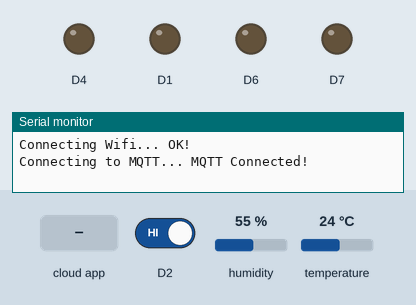
Recording of a sketch running on a simulated ESP8266 (NodeMCU). Shown: output pins drawn as LEDs (lit = HIGH), the last lines printed to the serial monitor. The inputs (shaded band) are chosen by the test bench; at power-on: D2 HIGH, humidity 55 %, temperature 24 °C. WiFi joins after 1.5 s; servers stay silent unless stated; no MQTT or app messages arrive unless stated.

Above: at 2.7 s.
2.8 s: the phone or cloud app sets onoff to ON
At 4.0 s:
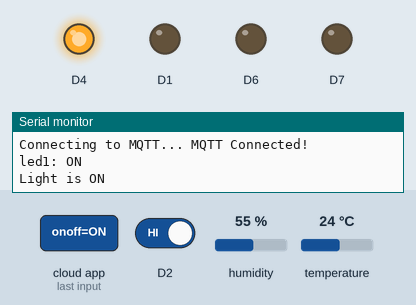
4.3 s: the phone or cloud app sets fan to ON
At 5.1 s:
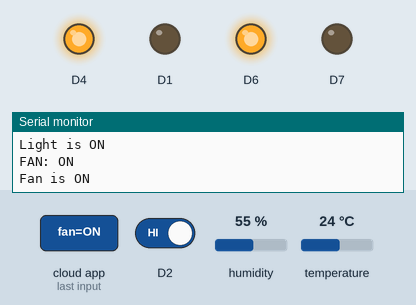
5.8 s: the phone or cloud app sets onoff to OFF
At 6.8 s:
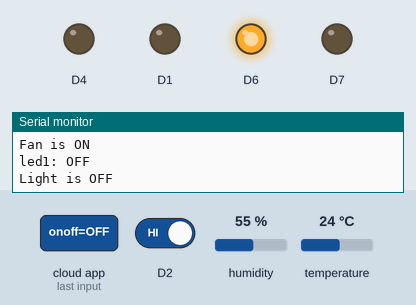
7.3 s: D2 driven LOW
At 12.3 s:
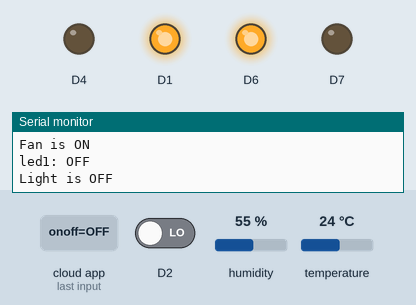
12.6 s: the phone or cloud app sets fan to OFF
At 13.5 s:
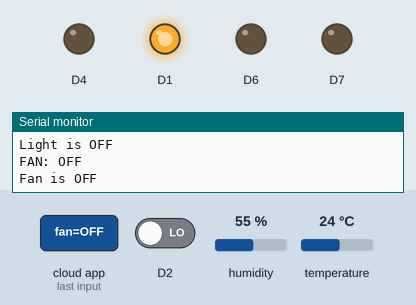
14.5 s: the phone or cloud app sets onoff to ON
At 15.4 s:
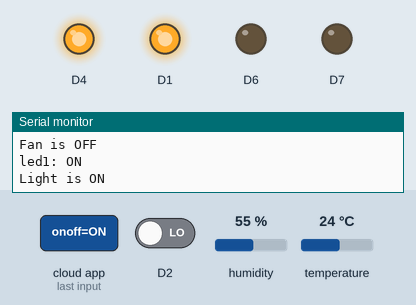
Timing chart, 0 to 17.0 s (numbered marks = the images above; inputs shaded):
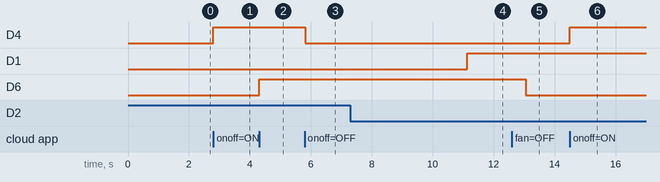

Measured:
- after the input at 2.8 s, D4: LOW → HIGH at once
- after the input at 4.3 s, D6: LOW → HIGH at once
- after the input at 5.8 s, D4: HIGH → LOW at once
- after the input at 7.3 s, D1: LOW → HIGH after 3.8 s
- after the input at 12.6 s, D6: HIGH → LOW after 0.45 s
- after the input at 14.5 s, D4: LOW → HIGH at once

The sketch:

inmoviduHM1.ino
```cpp
#include <ESP8266WiFi.h>
#include <WiFiClient.h>;
#include <ThingSpeak.h>;
#include "Adafruit_MQTT.h"
#include "Adafruit_MQTT_Client.h"
#include <DHT.h>
//for dht sensor part
#define DHT_dpin 0 // Analog Pin sensor is connected to
#define DHTTYPE DHT11

//for network connection to wifi
#define WIFI_SSID "Mi A2a"
#define WIFI_PASS "bb819361dac4"

//for mqtt coneection to adafruit
#define MQTT_SERV "io.adafruit.com"
#define MQTT_PORT 1883
#define MQTT_NAME "sacket201987"
#define MQTT_PASS "aio_MKJT63cw0EMe1Xg1q08J8iEdRiRc"


int ir;
int intr;
float TEMP;
float HMDT;
DHT dht(DHT_dpin,DHTTYPE);

//Set up MQTT and WiFi clients
WiFiClient client;
unsigned long myChannelNumber = 1123373; //Your Channel Number (Without Brackets)

const char * myWriteAPIKey = "5ZOQTZVCV8WAG03X"; //Your Write API Key for thingspeak channel

Adafruit_MQTT_Client mqtt(&client, MQTT_SERV, MQTT_PORT, MQTT_NAME, MQTT_PASS);

//Set up the feed you're subscribing to
Adafruit_MQTT_Subscribe onoff = Adafruit_MQTT_Subscribe(&mqtt, MQTT_NAME "/f/onoff");
Adafruit_MQTT_Subscribe fan = Adafruit_MQTT_Subscribe(&mqtt, MQTT_NAME "/f/fan");
void MQTT_connect();
void setup()
{
  pinMode(D4, OUTPUT);
  pinMode(D7, OUTPUT);
  pinMode(D1, OUTPUT);
  pinMode(D2, INPUT);
  pinMode(D3, INPUT);
  pinMode(A0, INPUT);
  pinMode(D6, OUTPUT);
  //digitalWrite(D4, HIGH);
  dht.begin();
  //dht.begin dht sensor
  Serial.begin(9600);

  //Connect to WiFi
  Serial.print("\n\nConnecting Wifi... ");
  WiFi.begin(WIFI_SSID, WIFI_PASS);
  while (WiFi.status() != WL_CONNECTED)
  {
    delay(500);
  }
  Serial.println("OK!");
  mqtt.subscribe(&onoff);
  mqtt.subscribe(&fan);
   //Subscribe to the onoff feed
  ThingSpeak.begin(client);
  //connect to thingspeak

}

void loop()
{
  MQTT_connect();

  //Read from our subscription queue until we run out, or
  //wait up to 5 seconds for subscription to update
  Adafruit_MQTT_Subscribe * subscription;
  while ((subscription = mqtt.readSubscription(5000)))
  {
    //If we're in here, a subscription updated...
    if (subscription == &onoff)
    {
      //Print the new value to the serial monitor
      Serial.print("led1: ");
      Serial.println((char*) onoff.lastread);

      //If the new value is  "ON", turn the light on.
      //Otherwise, turn it off.
      if (strcmp((char*) onoff.lastread, "OFF"))
      {
        //Active low logic
        digitalWrite(D4, HIGH);
        Serial.println("Light is ON");
      }
      else if (strcmp((char*) onoff.lastread, "ON"))
      {
        digitalWrite(D4, LOW);
        Serial.println("Light is OFF");
      }
    }
    else if (subscription == &fan)
    {
      //Print the new value to the serial monitor
      Serial.print("FAN: ");
      Serial.println((char*) fan.lastread);

      //If the new value is  "ON", turn the light on.
      //Otherwise, turn it off.
      if (strcmp((char*) fan.lastread, "OFF"))
      {
        //Active low logic
        digitalWrite(D6, HIGH);
        Serial.println("Fan is ON");
      }
      else if (strcmp((char*) fan.lastread, "ON"))
      {
        digitalWrite(D6, LOW);
        Serial.println("Fan is OFF");
      }
    }
  }//Adafruit_MQTT_Subscribe * subscription;


  intr = digitalRead(D3);
  if (intr == 1)
  {
    digitalWrite(D7, HIGH);
  }
  else
  {
    digitalWrite(D7, LOW);
  }
  ThingSpeak.writeField(1123373, 1,intr,"5ZOQTZVCV8WAG03X"); //Update in ThingSpeak
  ir = digitalRead(D2);
  if (ir == 0)
  {
    digitalWrite(D1, HIGH);
  }
  else
  {
    digitalWrite(D1, LOW);
  }
  ThingSpeak.writeField(1123373, 2,ir,"5ZOQTZVCV8WAG03X"); //Update in ThingSpeak
  TEMP = dht.readTemperature();
  int n = digitalRead(D6);
  if(TEMP>float(30) && n==0)
  {
    digitalWrite(D6, HIGH);
  }
  ThingSpeak.writeField(1123373, 3,TEMP,"5ZOQTZVCV8WAG03X"); //Update in ThingSpeak
  HMDT = dht.readHumidity();
  ThingSpeak.writeField(1123373, 4,HMDT,"5ZOQTZVCV8WAG03X"); //Update in ThingSpeak

  delay(1000);
  // ping the server to keep the mqtt connection alive
  if (!mqtt.ping())
  {
    mqtt.disconnect();
  }
}

void MQTT_connect()
{
  int8_t ret;

  // Stop if already connected.
  if (mqtt.connected())
  {
    return;
  }

  Serial.print("Connecting to MQTT... ");

  uint8_t retries = 3;
  while ((ret = mqtt.connect()) != 0) // connect will return 0 for connected
  {
    Serial.println(mqtt.connectErrorString(ret));
    Serial.println("Retrying MQTT connection in 5 seconds...");
    mqtt.disconnect();
    delay(5000);  // wait 5 seconds
    retries--;
    if (retries == 0)
    {
      // basically die and wait for WDT to reset me
      while (1);
    }
  }
  Serial.println("MQTT Connected!");
}
```
